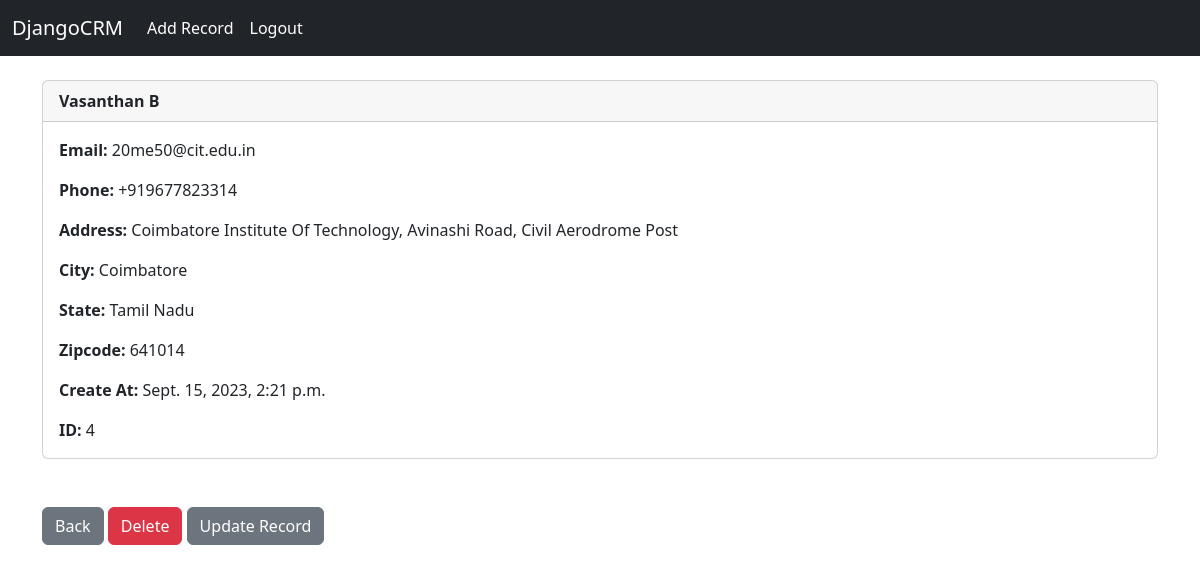
The app's page /record/4 (signed in) with its own data.
### crm/models.py (models this page shows, shortened)
class Record(models.Model):
	created_at = models.DateTimeField(auto_now_add=True)
	first_name = models.CharField(max_length=50)
	last_name =  models.CharField(max_length=50)
	email =  models.CharField(max_length=100)
	phone = models.CharField(max_length=15)
	address =  models.CharField(max_length=100)
	city =  models.CharField(max_length=50)
	state =  models.CharField(max_length=50)
	zipcode =  models.CharField(max_length=20)

### crm/views.py (the view)
# urls.py: path('record/<int:pk>', views.customer_record, name='record'),
def customer_record(request, pk):
	if request.user.is_authenticated:
		customer_record = Record.objects.get(id=pk)
		return render(request, 'record.html', {'customer_record':customer_record})
	else:
		messages.success(request, "You Must Be Logged In To View That Page...")
		return redirect('home')

### crm/templates/record.html
{% extends 'base.html' %}
{% block content %}
	<div class="card">
		<div class="card-header">
			<strong>{{ customer_record.first_name }} {{ customer_record.last_name }}</strong>
		</div>
		<div class="card-body">
			<p class="card-text">
			<strong>Email: </strong>{{ customer_record.email }}</p>
			<p class="card-text">
			<strong>Phone: </strong>{{ customer_record.phone }}
			</p>
			<p class="card-text">
			<strong>Address: </strong>{{ customer_record.address }}</p>
			<p class="card-text">
			<strong>City: </strong>{{ customer_record.city }}</p>
			<p class="card-text">
			<strong>State: </strong>{{ customer_record.state }}</p>
			<p class="card-text">
			<strong>Zipcode: </strong>{{ customer_record.zipcode }}</p>
			<p class="card-text">
			<strong>Create At: </strong>{{ customer_record.created_at }}</p>
			<p class="card-text">
			<strong>ID: </strong>{{ customer_record.id }}</p>
		</div>
	</div>
	<br/><br/>
	<a href="{% url 'home' %}" class="btn btn-secondary">Back</a>
	<a href="{% url 'delete_record' customer_record.id %}" class="btn btn-danger">Delete</a>
	<a href="{% url 'update_record' customer_record.id %}" class="btn btn-secondary">Update Record</a>
{% endblock %}

### records on screen
Record: first_name "Vasanthan", last_name "B", email "20me50@cit.edu.in", phone "+919677823314", address "Coimbatore Institute Of Technology, Avinashi Road, Civil Aerodrome Post", city "Coimbatore", state "Tamil Nadu", zipcode "641014", created_at "Sept. 15, 2023, 2:21 p.m.", id "4"
